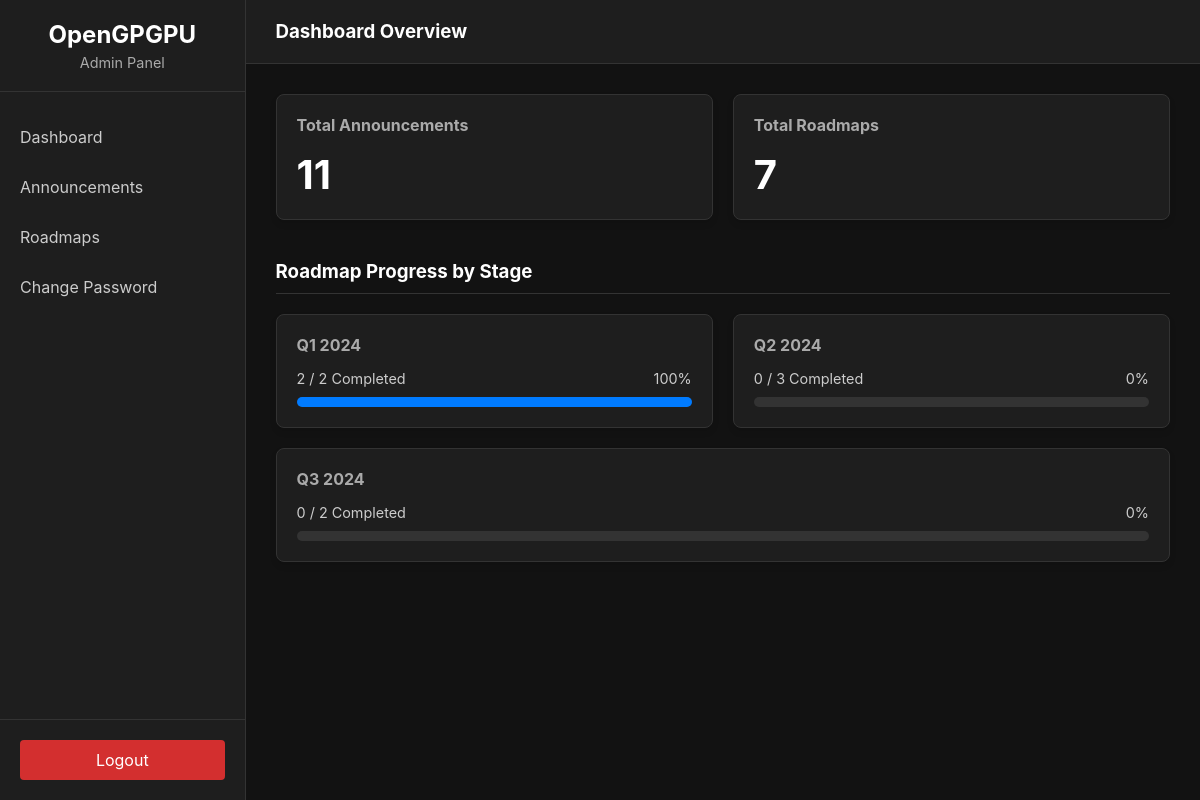
Screenshot of /admin/dashboard (signed in) with the database file from the repository.
### app/models/roadmap.py (models this page shows)
class Roadmap(BaseModel):
    __tablename__ = 'roadmaps'
    title = db.Column(db.String(100), nullable=False)
    description = db.Column(db.Text, nullable=True)
    stage = db.Column(db.String(50), nullable=False) # e.g., 'Q1 2024', 'Q2 2024'
    status = db.Column(db.String(20), default='pending') # pending, in_progress, completed
    order = db.Column(db.Integer, default=0)

### app/views/admin.py (the view)
@admin_bp.route('/dashboard')
@login_required
def dashboard():
    from app.services.roadmap_service import RoadmapService
    announcements = AnnouncementService.get_all()
    total_announcements = len(announcements)
    roadmaps_grouped = RoadmapService.get_all_roadmap_grouped()
    roadmap_stats = {}
    total_roadmaps = 0
    for stage, items in roadmaps_grouped.items():
        total_roadmaps += len(items)
        completed = sum(1 for item in items if item.status == 'completed')
        roadmap_stats[stage] = {
            'total': len(items),
            'completed': completed,
            'progress': int((completed / len(items)) * 100) if len(items) > 0 else 0
        }
    return render_template('admin/dashboard.html',
                           total_announcements=total_announcements,
                           total_roadmaps=total_roadmaps,
                           roadmap_stats=roadmap_stats)

### app/__init__.py (called while the page is built)
def create_app(config_name='default'):
    app = Flask(__name__)
    app.config.from_object(config[config_name])
    db.init_app(app)
    bcrypt.init_app(app)
    login_manager.init_app(app)
    @login_manager.user_loader
    def load_user(user_id):
        from app.dao.admin_dao import AdminDAO
        return AdminDAO.get_by_id(int(user_id))
    from app.views.frontend import frontend_bp
    from app.views.admin import admin_bp
    app.register_blueprint(frontend_bp)
    app.register_blueprint(admin_bp)
    return app

### app/dao/base_dao.py (called while the page is built)
    @classmethod
    def get_by_id(cls, id):
        return db.session.get(cls.model, id)

    @classmethod
    def get_all(cls):
        return db.session.query(cls.model).all()

### app/dao/roadmap_dao.py (called while the page is built)
    @classmethod
    def get_all_ordered(cls):
        return db.session.query(cls.model).order_by(cls.model.stage, cls.model.order).all()

### app/services/announcement_service.py (called while the page is built)
    @staticmethod
    def get_all():
        return AnnouncementDAO.get_all()

### app/services/roadmap_service.py (called while the page is built)
    @staticmethod
    def get_all_roadmap_grouped():
        items = RoadmapDAO.get_all_ordered()
        grouped = {}
        for item in items:
            if item.stage not in grouped:
                grouped[item.stage] = []
            grouped[item.stage].append(item)
        return grouped

### app/templates/admin/dashboard.html (shortened to what this page needs)
{% extends "admin/base.html" %}
{% block header %}Dashboard Overview{% endblock %}
{% block content %}
<div class="dashboard-cards">
    <div class="card">
        <h4>Total Announcements</h4>
        <div class="card-value">{{ total_announcements }}</div>
    </div>
    <div class="card">
        <h4>Total Roadmaps</h4>
        <div class="card-value">{{ total_roadmaps }}</div>
    </div>
</div>
<h3 class="section-title">Roadmap Progress by Stage</h3>
<div class="dashboard-cards">
    {% for stage, stat in roadmap_stats.items() %}
    <div class="card">
        <h4>{{ stage|capitalize }}</h4>
        <div class="progress-info">
            <span>{{ stat.completed }} / {{ stat.total }} Completed</span>
            <span class="progress-percent">{{ stat.progress }}%</span>
        </div>
        <div class="progress-bar-bg">
            <div class="progress-bar-fill" style="width: {{ stat.progress }}%;"></div>
        </div>
    </div>
    {% else %}
    <p>No roadmaps data available.</p>
    {% endfor %}
</div>
{% endblock %}

### app/static/css/admin.css (style rules this page uses)
body { margin: 0; font-family: -apple-system, BlinkMacSystemFont, "Segoe UI", Roboto, Helvetica, Arial, sans-serif; background-color: #121212; color: #e0e0e0; }
.dashboard-cards { display: flex; gap: 20px; flex-wrap: wrap; margin-bottom: 30px; }
.card { background-color: #1e1e1e; border: 1px solid #333; border-radius: 8px; padding: 20px; flex: 1; min-width: 250px; box-shadow: 0 4px 6px rgba(0,0,0,0.1); }
.card h4 { margin-top: 0; color: #aaa; font-size: 1rem; margin-bottom: 15px; }
.card-value { font-size: 2.5rem; font-weight: bold; color: #fff; }
.section-title { margin-top: 40px; margin-bottom: 20px; color: #fff; border-bottom: 1px solid #333; padding-bottom: 10px; }
.progress-info { display: flex; justify-content: space-between; margin-bottom: 10px; font-size: 0.9rem; color: #ccc; }
.progress-bar-bg { height: 10px; background-color: #333; border-radius: 5px; overflow: hidden; }
.progress-bar-fill { height: 100%; background-color: #007bff; }

### rows the page displays
Roadmap: stage "Q1 2024", completed "2", total "2", progress "100"
Roadmap: stage "Q2 2024", completed "0", total "3", progress "0"
Roadmap: stage "Q3 2024", completed "0", total "2", progress "0"

### other values shown
{{ total_announcements }} "11"
{{ total_roadmaps }} "7"
